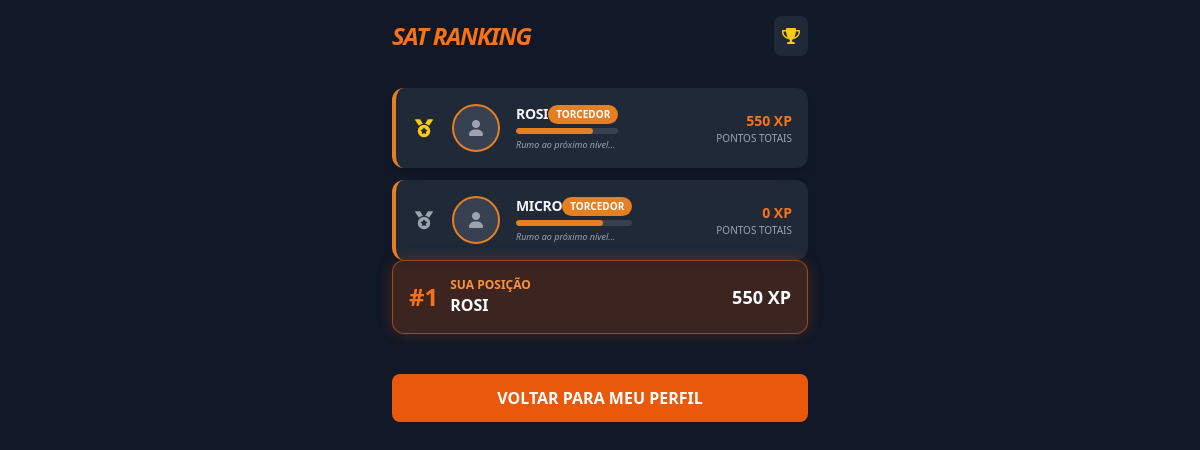
/ranking/ (signed in), run on an earlier commit of the app's database.
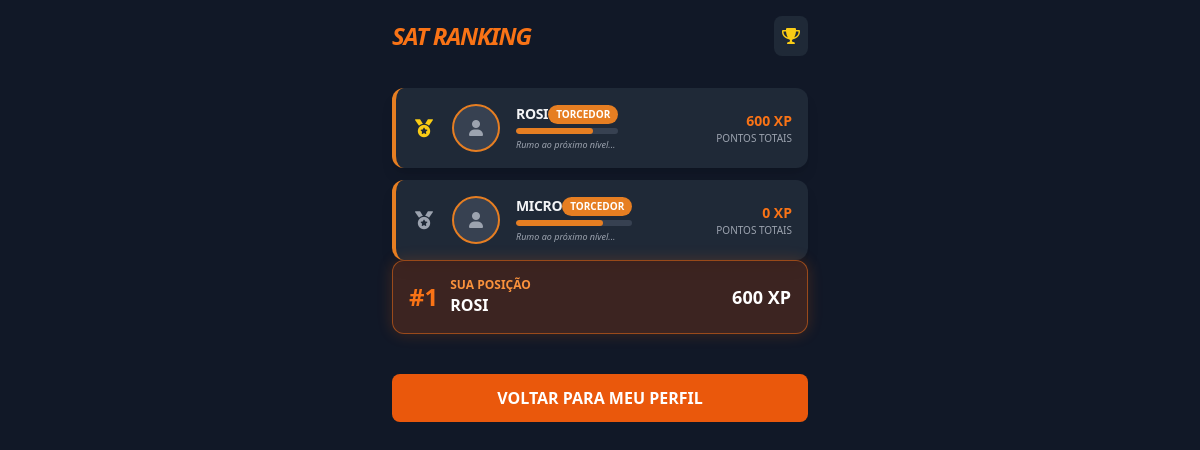
And on a later commit of the database.
### gamification/models.py (models this page shows, shortened)
class PerfilGamificacao(models.Model):
    user = models.OneToOneField(User, related_name='perfil_game', on_delete=models.CASCADE)
    xp_total = models.IntegerField(default=0)
    nivel = models.ForeignKey('Nivel', on_delete=models.SET_NULL, null=True, blank=True)

### gamification/views.py (the view)
# urls.py: path('ranking/', views.ranking_torcida, name='ranking'),
@login_required
def ranking_torcida(request):
    top_torcedores = PerfilGamificacao.objects.select_related('user', 'nivel').order_by('-xp_total')[:10]
    todos = PerfilGamificacao.objects.order_by('-xp_total')
    posicao_usuario = None
    count = 1
    for p in todos:
        if p.user == request.user:
            posicao_usuario = {'perfil': p, 'rank': count}
            break
        count += 1
    return render(request, 'ranking.html', {
        'ranking': top_torcedores,
        'meu_rank': posicao_usuario
    })

### templates/ranking.html (shortened to what this page needs)
<!DOCTYPE html>
<html lang="pt-br">
<head>
    <script src="https://cdn.tailwindcss.com"></script>
    <link rel="stylesheet" href="https://cdnjs.cloudflare.com/ajax/libs/font-awesome/6.0.0/css/all.min.css">
</head>
<body class="bg-gray-900 text-white font-sans">
    <div class="max-w-md mx-auto p-4">
        <header class="flex items-center justify-between mb-8">
            <h1 class="text-2xl font-bold italic tracking-tighter text-orange-500">SAT RANKING</h1>
            <div class="bg-gray-800 p-2 rounded-lg">
                <i class="fas fa-trophy text-yellow-400"></i>
            </div>
        </header>
        <div class="space-y-3">
            {% for perfil in ranking %}
            <div class="bg-gray-800 rounded-xl p-4 flex items-center justify-between border-l-4 shadow-lg"
                 style="border-color: {{ perfil.nivel.cor_tema|default:'#e67e22' }};">
                <div class="flex items-center gap-4">
                    <span class="text-lg font-black w-6 text-center">
                        {% if forloop.counter == 1 %}
                            <i class="fas fa-medal text-yellow-400"></i>
                        {% elif forloop.counter == 2 %}
                            <i class="fas fa-medal text-gray-400"></i>
                        {% elif forloop.counter == 3 %}
                            <i class="fas fa-medal text-amber-600"></i>
                        {% else %}
                            <span class="text-gray-500 text-sm">#{{ forloop.counter }}</span>
                        {% endif %}
                    </span>
                    <div class="w-12 h-12 rounded-full bg-gray-700 flex items-center justify-center border-2"
                        style="border-color: {{ perfil.nivel.cor_tema|default:'#e67e22' }};">
                        <i class="fas fa-user text-gray-400"></i>
                    </div>
                    <div class="flex-1">
                        <div class="flex items-center justify-between mb-1">
                            <h2 class="font-bold text-gray-100 uppercase tracking-tight text-sm">
                                {{ perfil.user.username }}
                            </h2>
                            <span class="text-[10px] font-bold px-2 py-0.5 rounded-full text-white uppercase"
                                style="background-color: {{ perfil.nivel.cor_tema|default:'#e67e22' }};">
                                {{ perfil.nivel.nome|default:"Torcedor" }}
                            </span>
                        </div>
                        <div class="w-full bg-gray-700 rounded-full h-1.5 mt-1 overflow-hidden">
                            <div class="h-full transition-all duration-500 rounded-full"
                                style="width: 75%; background-color: {{ perfil.nivel.cor_tema|default:'#e67e22' }}; shadow: 0 0 8px {{ perfil.nivel.cor_tema|default:'#e67e22' }}88;">
                            </div>
                        </div>
                        <p class="text-[9px] text-gray-400 mt-1 italic">Rumo ao próximo nível...</p>
                    </div>
                </div>
                <div class="text-right">
                    <p class="text-sm font-bold text-orange-500">{{ perfil.xp_total }} XP</p>
                    <p class="text-[10px] text-gray-400 uppercase">Pontos Totais</p>
                </div>
            </div>
            {% empty %}
            <div class="text-center py-10 text-gray-500">
                <p>Nenhum torcedor pontuou ainda. <br>Seja o primeiro!</p>
            </div>
            {% endfor %}
        </div>
        {% if meu_rank %}
        <div class="mb-6 p-4 rounded-xl bg-orange-600/20 border border-orange-500/50 shadow-[0_0_15px_rgba(255,107,0,0.2)]">
            <div class="flex items-center justify-between">
                <div class="flex items-center gap-3">
                    <span class="text-2xl font-black text-orange-500">#{{ meu_rank.rank }}</span>
                    <div>
                        <p class="text-xs uppercase font-bold text-orange-400">Sua Posição</p>
                        <p class="font-bold text-white">{{ request.user.username|upper }}</p>
                    </div>
                </div>
                <div class="text-right">
                    <p class="text-lg font-black text-white">{{ meu_rank.perfil.xp_total }} XP</p>
                </div>
            </div>
        </div>
        {% endif %}
        <footer class="mt-10">
            <a href="{% url 'dashboard' %}" class="block w-full text-center bg-orange-600 hover:bg-orange-700 text-white font-bold py-3 rounded-lg transition-colors">
                VOLTAR PARA MEU PERFIL
            </a>
        </footer>
    </div>
</body>
</html>

What changed in the data, as far as the page shows it:
changed PerfilGamificacao "ROSI": xp_total "550" → "600"; perfil.xp_total "550" → "600"
